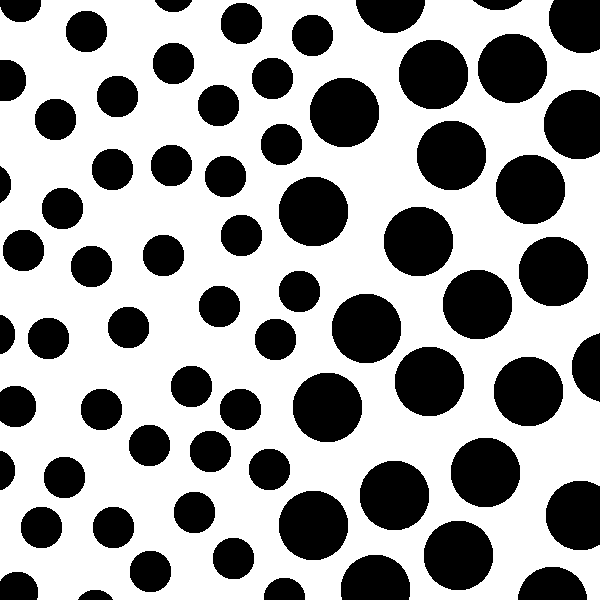
#> input picture origin.png, 600 x 600 px
$ python 'closing and opening.py'
#> lines starting #> are read from the running program, lines starting #| are printed output that depends on the picture; after the words box and inside, x2 and y2 are one past the last pixel; in counts of white or black regions, pixels touching at a corner belong together
# 匯入library
import numpy as np
from PIL import Image
import random
import pylab as pl
import math
import pylab as pl
from collections import defaultdict

# 匯入圖片
im = Image.open('origin.png')
#> im is the input picture: PIL image 600x600 L; 62.8% white; 69 black regions, largest, box (x1, y1, x2, y2) and area: (360, 461, 429, 530) 3797, (417, 121, 486, 190) 3796, (424, 521, 493, 590) 3796

#設一些初始參數
size = im.size
#> size = (600, 600)
output = Image.new("L", im.size, color=255)
#> output: PIL image 600x600 L; every value is 255
mask = 3
element = np.array([[0,1,0], [1,1,1], [0,1,0]])
num = 5
pix = (np.array(im)).T
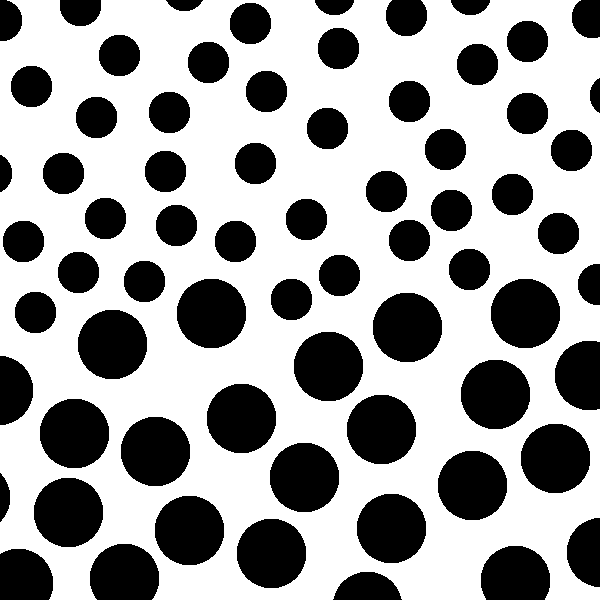
#> pix: shape (600, 600); 62.8% white; 69 black regions, largest, box (x1, y1, x2, y2) and area: (461, 360, 530, 429) 3797, (121, 417, 190, 486) 3796, (521, 424, 590, 493) 3796
#> (the run stopped early here; a loop or call above may not have finished)
